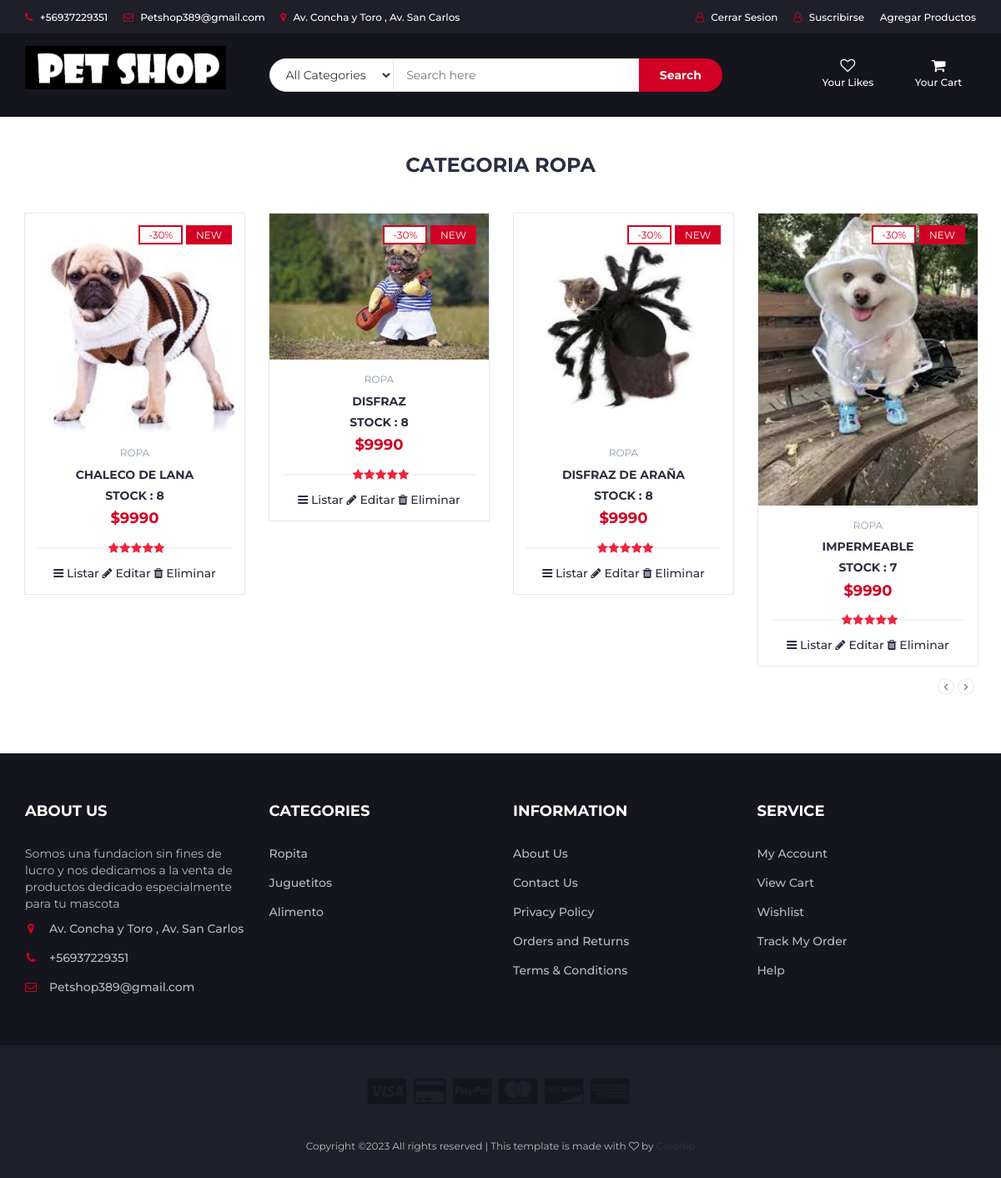
The page /ropa/ (signed in) on the database its author committed.
### core/models.py (models this page shows, shortened)
class Producto(models.Model):
    nombre = models.CharField(max_length=100)
    precio = models.IntegerField()
    stock = models.IntegerField()
    descripcion = models.CharField(max_length=200)
    tipo = models.ForeignKey(TipoProducto, on_delete=models.CASCADE)
    vencimiento = models.DateField()
    imagen = models.ImageField(null=True,blank=True)
    vigente = models.BooleanField()

class TipoProducto(models.Model):
    descripcion = models.CharField(max_length=100)
    def __str__(self):
        return self.descripcion

### core/views.py (the view)
# urls.py: path('ropa/', ropa , name="ropa"),
@login_required
def ropa(request):
    ProductoAll = Producto.objects.all()
    data = {
        'Listado' : ProductoAll
    }
    return render (request,'core/ropa.html' , data)

### core/templates/core/ropa.html (shortened to what this page needs)
{% extends 'core/base.html' %}
{% block contenido %}
<div class="section">
	<div class="container">
		<div class="row">
			<div class="col-md-12">
				<div class="section-title" style="text-align: center;">
					<h3 class="title"> Categoria Ropa </h3>
				</div>
			</div>
			<div class="col-md-12">
				<div class="row">
					<div class="products-tabs">
						<div id="tab1" class="tab-pane active">
							<div class="products-slick" data-nav="#slick-nav-1">
								{% for p in Listado %}
								{% if p.tipo.id == 1 %}
									<div class="product">
										<div class="product-img">
											{% if p.imagen %}
											<img src="{{ p.imagen.url }}" alt="">
											{% endif %}
											<div class="product-label">
												<span class="sale">-30%</span>
												<span class="new">NEW</span>
											</div>
										</div>
										<div class="product-body">
											<p class="product-category">{{ p.tipo }}</p>
											<h3 class="product-name"><a href="#">{{ p.nombre }}</a></h3>
											{% if p.stock == 0 %}
												<h3 class="product-name" style="color: red;"> PRODUCTO SIN STOCK </h3>
											{% else %}
												<h3 class="product-name"><a href="#">stock : {{ p.stock }}</a></h3>
												<h4 class="product-price">${{ p.precio }}<del class="product-old-price"></del></h4>
											{% endif %}
											<div class="product-rating">
												<i class="fa fa-star"></i>
												<i class="fa fa-star"></i>
												<i class="fa fa-star"></i>
												<i class="fa fa-star"></i>
												<i class="fa fa-star"></i>
												<br>
											</div>
											<div class="product-btns">
												{% if user.is_authenticated %}
												<a href="{% url 'read_product' %}"><i class="fa fa-bars"></i> Listar </a>
												<a href="{% url 'update_product' p.id %}"><i class="fa fa-pencil"></i> Editar </a>
												<a onclick="deleteProducto( {{ p.id }} )"><i class="fa fa-trash"></i> Eliminar </a>
												{% endif %}
											</div>
										</div>
										{% if user.is_authenticated %}
											<div class="add-to-cart">
												<button class="add-to-cart-btn"> Agregar al Carrito</button>
											</div>
										{% else %}
										<div class="add-to-cart">
											<button class="add-to-cart-btn"><i class="fa fa-shopping-cart"></i> Inicia Sesion para Agregar</button>
										</div>
									{% endif %}
								</div>
								{% endif %}
								{% endfor %}
							</div>
							<div id="slick-nav-1" class="products-slick-nav"></div>
						</div>
					</div>
				</div>
			</div>
		</div>
	</div>
</div>
<br><br><br>
{% endblock %}

### core/static/core/css/style.css (style rules this page uses)
body { font-family: 'Montserrat', sans-serif; font-weight: 400; color: #333; }
h1, h2, h3, h4, h5, h6 { color: #2B2D42; font-weight: 700; margin: 0 0 10px; }
a { color: #2B2D42; font-weight: 500; -webkit-transition: 0.2s color; transition: 0.2s color; }
.section { padding-top: 30px; padding-bottom: 30px; }
.section-title { position: relative; margin-bottom: 30px; margin-top: 15px; }
.section-title .title { display: inline-block; text-transform: uppercase; margin: 0px; }
.product { position: relative; margin: 15px 0px; -webkit-box-shadow: 0px 0px 0px 0px #E4E7ED, 0px 0px 0px 1px #E4E7ED; box-shadow: 0px 0px 0px 0px #E4E7ED, 0px 0px 0px 1px #E4E7ED; -webkit-transition: 0.2s all; transition: 0.2s all; }
.product .product-img { position: relative; }
.product .product-img>img { width: 100%; }
.product .product-img .product-label { position: absolute; top: 15px; right: 15px; }
.product .product-img .product-label>span { border: 2px solid; padding: 2px 10px; font-size: 12px; }
.product .product-img .product-label>span.sale { background-color: #FFF; border-color: #D10024; color: #D10024; }
.product .product-img .product-label>span.new { background-color: #D10024; border-color: #D10024; color: #FFF; }
.product .product-body { position: relative; padding: 15px; background-color: #FFF; text-align: center; z-index: 20; }
.product .product-body .product-category { text-transform: uppercase; font-size: 12px; color: #8D99AE; }
.product .product-body .product-name { text-transform: uppercase; font-size: 14px; }
.product .product-body .product-name>a { font-weight: 700; }
.product .product-body .product-price { color: #D10024; font-size: 18px; }
.product .product-body .product-rating { position: relative; margin: 15px 0px 10px; height: 20px; }
.product .product-body .product-rating>i { position: relative; width: 14px; margin-right: -4px; background: #FFF; color: #E4E7ED; z-index: 10; }
.product .product-body .product-rating>i.fa-star { color: #ef233c; }
.product .product-body .product-rating:after { content: ""; position: absolute; top: 50%; left: 0; right: 0; -webkit-transform: translateY(-50%); -ms-transform: translateY(-50%); transform: translateY(-50%); height: 1px; background-color: #E4E7ED; }
.product .add-to-cart { position: absolute; left: 1px; right: 1px; bottom: 1px; padding: 15px; background: #1e1f29; text-align: center; -webkit-transform: translateY(0%); -ms-transform: translateY(0%); transform: translateY(0%); -webkit-transition: 0.2s all; transition: 0.2s all; z-index: 2; }
.product .add-to-cart .add-to-cart-btn { position: relative; border: 2px solid transparent; height: 40px; padding: 0 30px; background-color: #ef233c; color: #FFF; text-transform: uppercase; font-weight: 700; border-radius: 40px; -webkit-transition: 0.2s all; transition: 0.2s all; }
.products-slick .product.slick-slide { margin: 15px; }
.products-tabs>.tab-pane { display: block; height: 0; opacity: 0; visibility: hidden; overflow-y: hidden; padding-bottom: 60px; margin-bottom: -60px; }
.products-tabs>.tab-pane.active { opacity: 1; visibility: visible; height: auto; }
.products-slick-nav { position: absolute; right: 15px; z-index: 10; }

### rows shown on the page
Producto: imagen (picture), tipo "ROPA", nombre "CHALECO DE LANA", stock "8", precio "9990"
Producto: imagen (picture), tipo "ROPA", nombre "DISFRAZ", stock "8", precio "9990"
Producto: imagen (picture), tipo "ROPA", nombre "DISFRAZ DE ARAÑA", stock "8", precio "9990"
Producto: imagen (picture), tipo "ROPA", nombre "IMPERMEABLE", stock "7", precio "9990"
